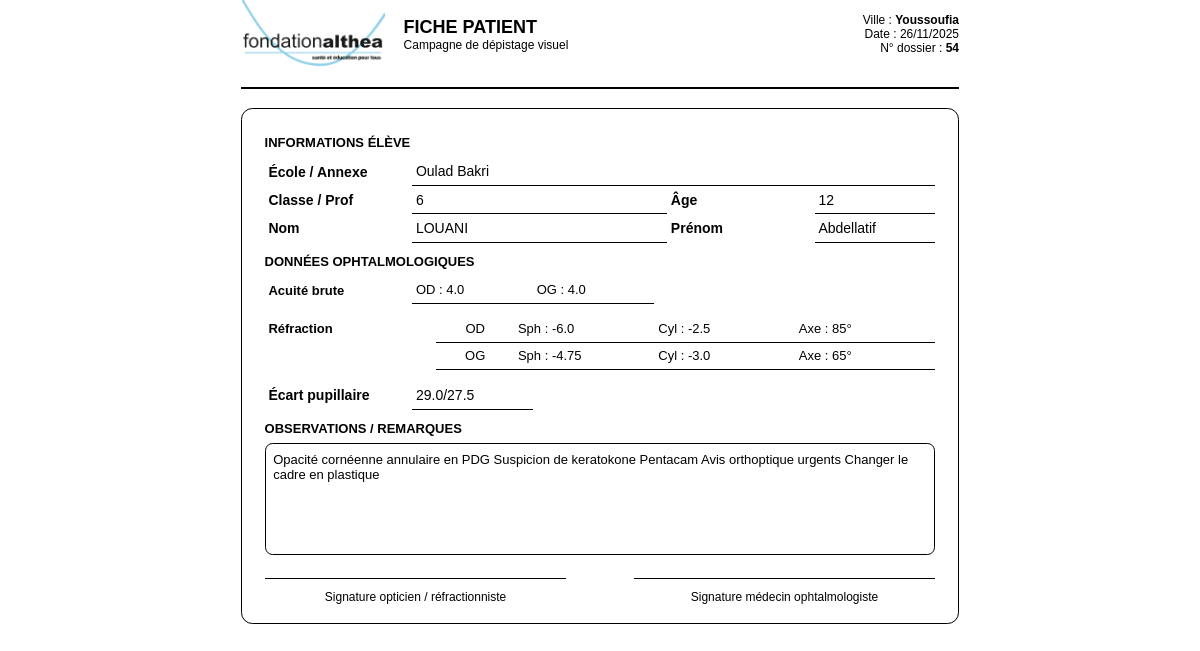
Page /students/print_full/54 on the committed database.
### app/models.py (models this page shows, shortened)
class Student(db.Model):
    __tablename__ = 'students'
    id = db.Column(db.Integer, primary_key=True)
    ville = db.Column(db.String(100), nullable=False)
    ecole = db.Column(db.String(200), nullable=False)
    site = db.Column(db.String(100), default='École Principale')  # Nom de l'école/annexe
    classe = db.Column(db.String(50), nullable=False)
    nom = db.Column(db.String(100), nullable=False)
    prenom = db.Column(db.String(100), nullable=False)
    age = db.Column(db.Integer)
    acuite_og = db.Column(db.Float)
    acuite_od = db.Column(db.Float)
    sph_og = db.Column(db.Float)
    cyl_og = db.Column(db.Float)
    axe_og = db.Column(db.Integer)
    sph_od = db.Column(db.Float)
    cyl_od = db.Column(db.Float)
    axe_od = db.Column(db.Integer)
    ecart_pupillaire = db.Column(db.Float)
    ep_pupillometre_od = db.Column(db.Float)
    ep_pupillometre_og = db.Column(db.Float)
    autorefractometre = db.Column(db.Text)
    observations = db.Column(db.Text)
    prise_en_charge = db.Column(db.Text)
    photo_portrait = db.Column(db.String(255))
    photo_monture = db.Column(db.String(255))
    photo_clinique = db.Column(db.String(255))
    status = db.Column(db.String(50), default='prelisted')
    ecole_cloturee = db.Column(db.Boolean, default=False)
    date_consultation = db.Column(db.DateTime)
    created_at = db.Column(db.DateTime, default=datetime.utcnow)
    updated_at = db.Column(db.DateTime, default=datetime.utcnow, onupdate=datetime.utcnow)

### app/routes/students.py (the view)
@bp.route('/print_full/<int:student_id>')
def print_student_full(student_id):
    student = Student.query.get_or_404(student_id)
    return render_template('print_full.html', student=student)

### app/templates/print_full.html (shortened to what this page needs)
<!DOCTYPE html>
<html lang="fr">
<head>
</head>
<body onload="window.print()">
<div class="page">
    <div class="header">
        <div class="header-left">
            <img src="{{ url_for('static', filename='images/logo-althea.jpg') }}"
                 alt="Fondation Althea" class="logo">
            <div class="title-block">
                <div class="title-main">Fiche patient</div>
                <div class="title-sub">Campagne de dépistage visuel</div>
            </div>
        </div>
        <div class="header-right">
            <div>Ville : <strong>{{ student.ville }}</strong></div>
            {% if student.created_at %}
            <div>Date : {{ student.created_at.strftime('%d/%m/%Y') }}</div>
            {% endif %}
            <div>N° dossier : <strong>{{ student.id }}</strong></div>
        </div>
    </div>
    <div class="fiche">
        <div class="section-title">Informations élève</div>
        <table>
            <tr>
                <td class="label">École / Annexe</td>
                <td class="value" colspan="3">
                    {% if not student.site or student.site == student.ecole or student.site == 'École Principale' %}
                        {{ student.ecole }}
                    {% else %}
                        {{ student.site }} / {{ student.ecole }}
                    {% endif %}
                </td>
            </tr>
            <tr>
                <td class="label">Classe / Prof</td>
                <td class="value">
                    {{ student.classe or '' }}
                </td>
                <td class="label">Âge</td>
                <td class="value-short">
                    {% if student.age is not none %}{{ student.age }}{% endif %}
                </td>
            </tr>
            <tr>
                <td class="label">Nom</td>
                <td class="value">{{ student.nom or '' }}</td>
                <td class="label">Prénom</td>
                <td class="value">{{ student.prenom or '' }}</td>
            </tr>
        </table>
        <div class="section-title">Données ophtalmologiques</div>
        <table class="acuite-table">
            <tr>
                <td class="label">Acuité brute</td>
                <td class="value-short">OD : {% if student.acuite_od %}{{ student.acuite_od }}{% endif %}</td>
                <td class="value-short">OG : {% if student.acuite_og %}{{ student.acuite_og }}{% endif %}</td>
                <td></td>
            </tr>
        </table>
        <table class="refraction-table">
            <tr>
                <td class="label">Réfraction</td>
                <td class="value-very-short">OD</td>
                <td class="value-short">Sph : {% if student.sph_od is not none %}{{ student.sph_od }}{% endif %}</td>
                <td class="value-short">Cyl : {% if student.cyl_od is not none %}{{ student.cyl_od }}{% endif %}</td>
                <td class="value-short">Axe : {% if student.axe_od is not none %}{{ student.axe_od }}°{% endif %}</td>
            </tr>
            <tr>
                <td></td>
                <td class="value-very-short">OG</td>
                <td class="value-short">Sph : {% if student.sph_og is not none %}{{ student.sph_og }}{% endif %}</td>
                <td class="value-short">Cyl : {% if student.cyl_og is not none %}{{ student.cyl_og }}{% endif %}</td>
                <td class="value-short">Axe : {% if student.axe_og is not none %}{{ student.axe_og }}°{% endif %}</td>
            </tr>
        </table>
        <table>
            <tr>
                <td class="label">Écart pupillaire</td>
                <td class="value-short">
                    {% if student.ep_pupillometre_od and student.ep_pupillometre_og %}
                        {{ student.ep_pupillometre_od }}/{{ student.ep_pupillometre_og }}
                    {% endif %}
                </td>
                <td></td>
                <td></td>
            </tr>
        </table>
        <div class="section-title">Observations / Remarques</div>
        <div class="obs-block">
            {{ student.observations or '' }}
        </div>
        <div class="footer">
            <div class="signature-box">
                Signature opticien / réfractionniste
            </div>
            <div class="signature-box">
                Signature médecin ophtalmologiste
            </div>
        </div>
    </div>
</div>
</body>
</html>

### app/templates/print_full.html (style rules this page uses)
body { margin: 0; font-family: Arial, sans-serif; font-size: 14px; }
.page { width: 190mm; margin: 0 auto; }
.header { display: flex; align-items: center; justify-content: space-between; border-bottom: 2px solid #000; padding-bottom: 5mm; margin-bottom: 5mm; }
.header-left { display: flex; align-items: center; gap: 5mm; }
.logo { height: 18mm; }
.title-block { display: flex; flex-direction: column; }
.title-main { font-size: 18px; font-weight: bold; text-transform: uppercase; }
.title-sub { font-size: 12px; }
.header-right { text-align: right; font-size: 12px; }
.fiche { border: 1px solid #000; border-radius: 3mm; padding: 5mm 6mm; }
.section-title { font-weight: bold; text-transform: uppercase; margin-top: 2mm; margin-bottom: 2mm; font-size: 13px; }
table { width: 100%; border-collapse: collapse; margin-bottom: 3mm; }
td { padding: 1.5mm 1mm; vertical-align: middle; }
.label { font-weight: bold; width: 22%; white-space: nowrap; }
.value { border-bottom: 1px solid #000; }
.value-short { width: 18%; border-bottom: 1px solid #000; }
.value-very-short { width: 10%; border-bottom: 1px solid #000; text-align: center; }
.acuite-table, .refraction-table { font-size: 13px; }
.obs-block { border: 1px solid #000; border-radius: 2mm; height: 25mm; padding: 2mm; font-size: 13px; }
.footer { margin-top: 6mm; display: flex; justify-content: space-between; font-size: 12px; }
.signature-box { width: 45%; border-top: 1px solid #000; padding-top: 3mm; text-align: center; }

### rows in the picture
Student: ville "Youssoufia", created_at "26/11/2025", id "54", ecole "Oulad Bakri", classe "6", age "12", nom "LOUANI", prenom "Abdellatif", acuite_od "4.0", acuite_og "4.0", sph_od "-6.0", cyl_od "-2.5", axe_od "85", sph_og "-4.75", cyl_og "-3.0", axe_og "65", ep_pupillometre_od "29.0", ep_pupillometre_og "27.5", observations "Opacité cornéenne annulaire en PDG Suspicion de keratokone Pentacam Avis orthoptique urgents Changer le cadre en plastique"
